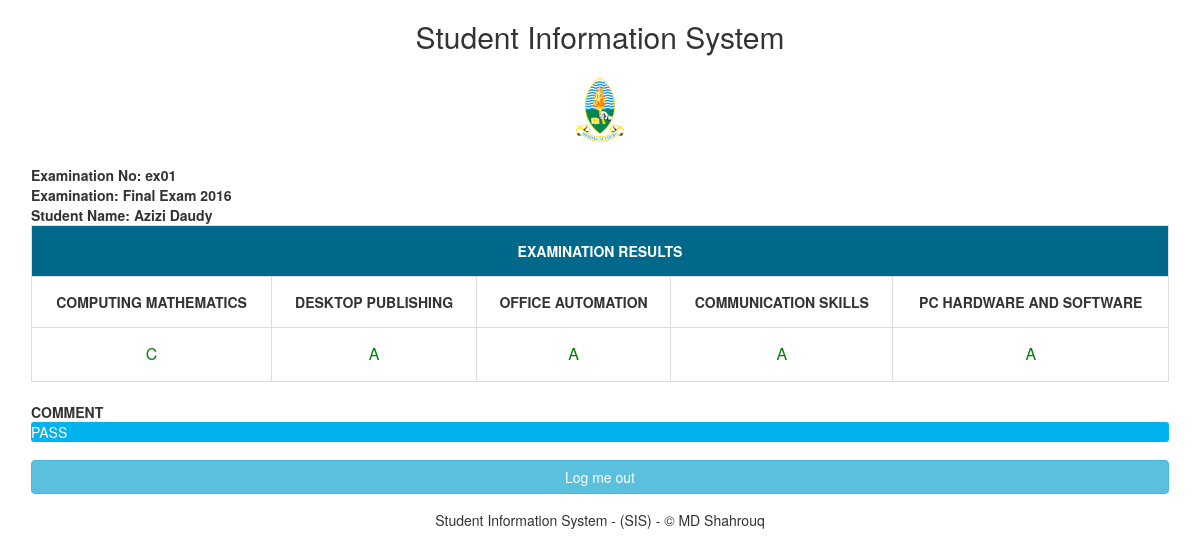
The app's page /myresults.php (signed in) with its own data.
### tables this page shows
CREATE TABLE IF NOT EXISTS `results` (
  `id` int(22) NOT NULL AUTO_INCREMENT,
  `examno` varchar(22) NOT NULL,
  `compmath` varchar(255) NOT NULL,
  `deskpub` varchar(255) NOT NULL,
  `office` varchar(255) NOT NULL,
  `commskills` varchar(255) NOT NULL,
  `pchardware` varchar(255) NOT NULL,
  `examtitle` varchar(255) NOT NULL,
  `student` varchar(255) NOT NULL,
  `status` varchar(255) NOT NULL,
  PRIMARY KEY (`id`)
);

### myresults.php (the view, shortened to what this page needs)
<!DOCTYPE html>
<html>
<link rel="stylesheet" href="Styles/w3.css">
<link rel="stylesheet" href="Styles/w3-theme-teal.css">
<link rel="stylesheet" href="Styles/font-awesome.min.css">
<link rel="stylesheet" href="Styles/bootstrap.min.css" >
<body>
<center>
<h2>Student Information System</h2>
</center>
  <div class="imgcontainer">
    <img src="Images/logo.jpg" width="50" >
  </div>
  <div class="container">
<?php
include 'database_config3.php';
$student=$_SESSION['username'];
  $sql = "SELECT * FROM results where examno = '$student'";
   $retval = mysql_query( $sql, $conn );
   while($row = mysql_fetch_array($retval, MYSQL_ASSOC)) {
      echo "<b>Examination No: {$row['examno']}</b><br> ".
           "<b>Examination: {$row['examtitle']}</b><br> ".
         "<b>Student Name: {$row['student']} </b><br> ";
   }
?>
<table width="100%" border="2">
<tr>
<th colspan="5" style="background-color:#00688B; color:white;">EXAMINATION RESULTS</th>
</tr>
<th>COMPUTING MATHEMATICS</th><th>DESKTOP PUBLISHING</th><th>OFFICE AUTOMATION</th><th>COMMUNICATION SKILLS</th><th>PC HARDWARE AND SOFTWARE</th>
<?php
include 'database_config3.php';
  $sql = "SELECT * FROM results where examno = '$student'";
   $retval = mysql_query( $sql, $conn );
   while($row = mysql_fetch_array($retval, MYSQL_ASSOC)) {
 echo "<tr><td>".$row['compmath']."</td><td>".$row['deskpub']."</td><td>".$row['office']."</td><td>".$row['commskills']."</td><td>".$row['pchardware'];
   }
?>
</table><br>
<b>COMMENT</b>
<?php
include 'database_config3.php';
  $sql = "SELECT * FROM results where examno = '$student'";
   $retval = mysql_query( $sql, $conn );
   while($row = mysql_fetch_array($retval, MYSQL_ASSOC)) {
 echo "<p>".$row['status'];
   }
?>
<form action="logout.php">
<button type="submit" class="btn btn-info">Log me out</button>
</form>
  </div>
<center>
Student Information System - (SIS) - &copy MD Shahrouq
</center>
</html>

### Styles/w3.css (style rules this page uses)
*,*:before,*:after { box-sizing:inherit }
html { -ms-text-size-adjust:100%;-webkit-text-size-adjust:100% }
body { margin:0 }
img { border-style:none }
button,input,select,textarea { font:inherit;margin:0 }
button,input { overflow:visible }
button,select { text-transform:none }
button,html [type=button],[type=reset],[type=submit] { -webkit-appearance:button }
html,body { font-family:Verdana,sans-serif;font-size:15px;line-height:1.5 }
html { overflow-x:hidden }
h1,h2,h3,h4,h5,h6,.w3-slim,.w3-wide { font-family:"Segoe UI",Arial,sans-serif }
h2 { font-size:30px }
h1,h2,h3,h4,h5,h6 { font-weight:400;margin:10px 0 }
img { margin-bottom:-5px }

### myresults.php (style rules this page uses)
button { background-color: #4CAF50; color: white; padding: 14px 20px; margin: 8px 0; border: none; cursor: pointer; width: 100%; }
.imgcontainer { text-align: center; margin: 24px 0 12px 0; }
.container { padding: 16px; }
table, td, th { border: 1px solid #ddd; text-align: left; }
table { border-collapse: collapse; width: 100%; }
th, td { padding: 15px; }
th { text-align:center; }
td { color:green; text-align:center; font-size:16px; }
p { background-color:#00B2EE; color:white; border-radius:3px; }

### records on screen
results: examno "ex01", examtitle "Final Exam 2016", student "Azizi Daudy", compmath "C", deskpub "A", office "A", commskills "A", pchardware "A", status "PASS"
